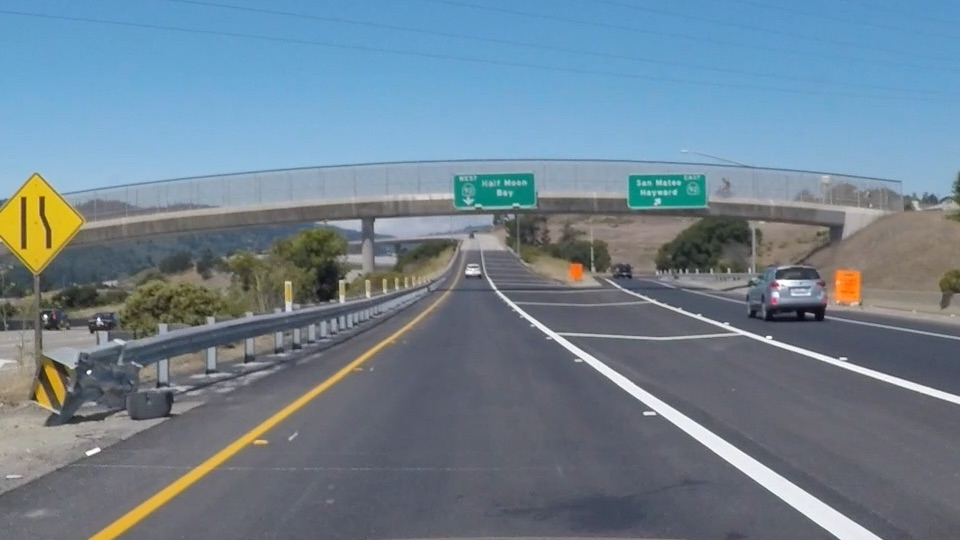
#> input picture test-images/exit-ramp.jpg, 960 x 540 px, found by its file name
$ python fillPoly_example.py
#> lines starting #> are read from the running program, lines starting #| are printed output that depends on the picture; after the words box and inside, x2 and y2 are one past the last pixel; in counts of white or black regions, pixels touching at a corner belong together
#> further down, image is the input picture: shape (540, 960, 3); mean R, G, B 111.3, 130.2, 144.4
import matplotlib.pyplot as plt
import matplotlib.image as mpimg
import numpy as np
import cv2


def region_of_interest(img, vertices):
    """
    Applies an image mask.

    Only keeps the region of the image defined by the polygon
    formed from `vertices`. The rest of the image is set to black.
    """
    # defining a blank mask to start with
    mask = np.zeros_like(img)

    # defining a 3 channel or 1 channel color to fill the mask with depending on the input image
    if len(img.shape) > 2:
        channel_count = img.shape[2]  # i.e. 3 or 4 depending on your image
#> channel_count = 3
        ignore_mask_color = (255,) * channel_count
#> ignore_mask_color = (255, 255, 255)
    else:
        ignore_mask_color = 255

    # filling pixels inside the polygon defined by "vertices" with the fill color
    cv2.fillPoly(mask, vertices, ignore_mask_color)
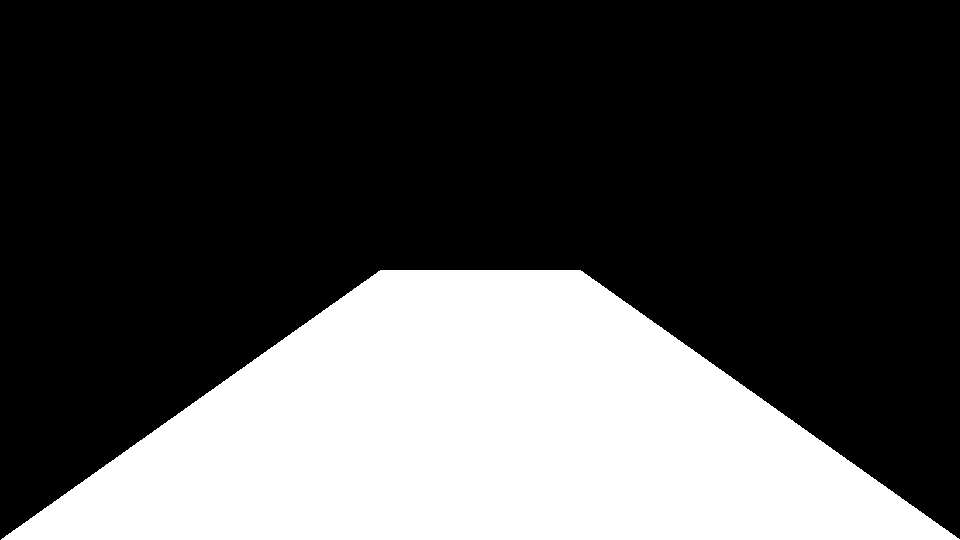
#> mask: shape (540, 960, 3); 30.2% white; 1 white region, box (x1, y1, x2, y2) and area: (1, 270, 960, 540) 156710

    # returning the image only where mask pixels are nonzero
    masked_image = cv2.bitwise_and(img, mask)
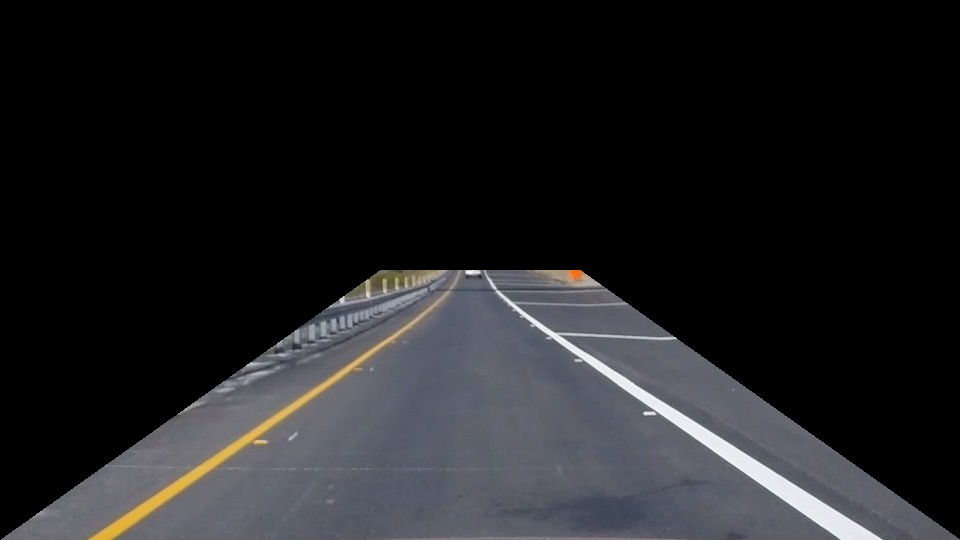
#> masked_image: shape (540, 960, 3); mean R, G, B 31.9, 32.1, 34.3
    return masked_image

# Read in the image
image = mpimg.imread('/home/prabhat/Downloads/pycharm-community-2017.3.1/bin/exit-ramp.jpg')
# Display the image
plt.imshow(image)
plt.show()

# Specify the region of interest
left_bottom = [0, 540]
right_bottom = [960, 540]
left_top = [380, 270]
right_top = [580,270]
points = np.array([left_bottom, right_bottom, right_top, left_top])

new_image = region_of_interest(image, [points])
# Display the image
plt.imshow(new_image)
plt.show()

$ run again, with test-images/solidWhiteCurve.jpg copied over test-images/exit-ramp.jpg
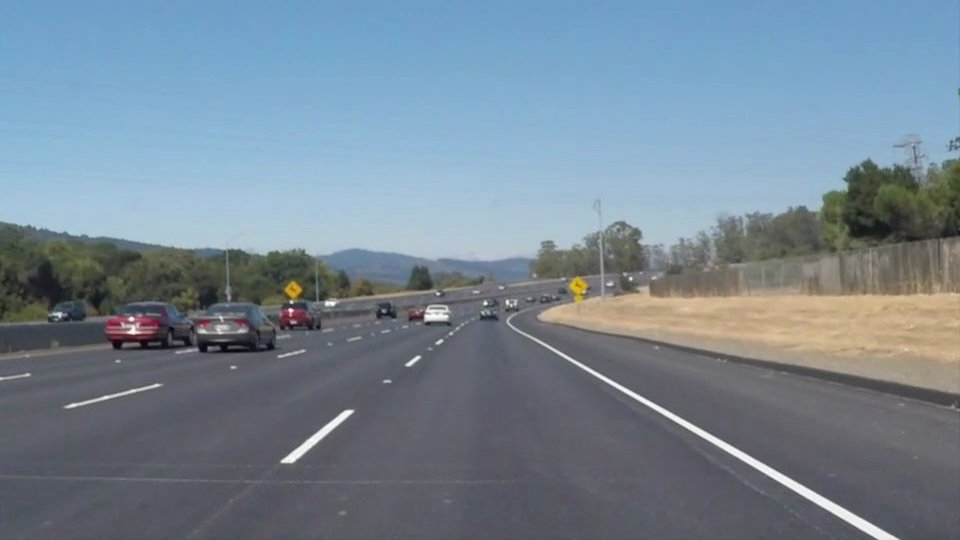
#> input picture test-images/solidWhiteCurve.jpg, 960 x 540 px, found by its file name
#> image is the input picture: shape (540, 960, 3); mean R, G, B 118.5, 134.5, 148.1
#> mask: shape (540, 960, 3); 30.2% white; 1 white region, box (x1, y1, x2, y2) and area: (1, 270, 960, 540) 156710
#> in region_of_interest, `masked_image = cv2.bitwise_and(img, mask)`:
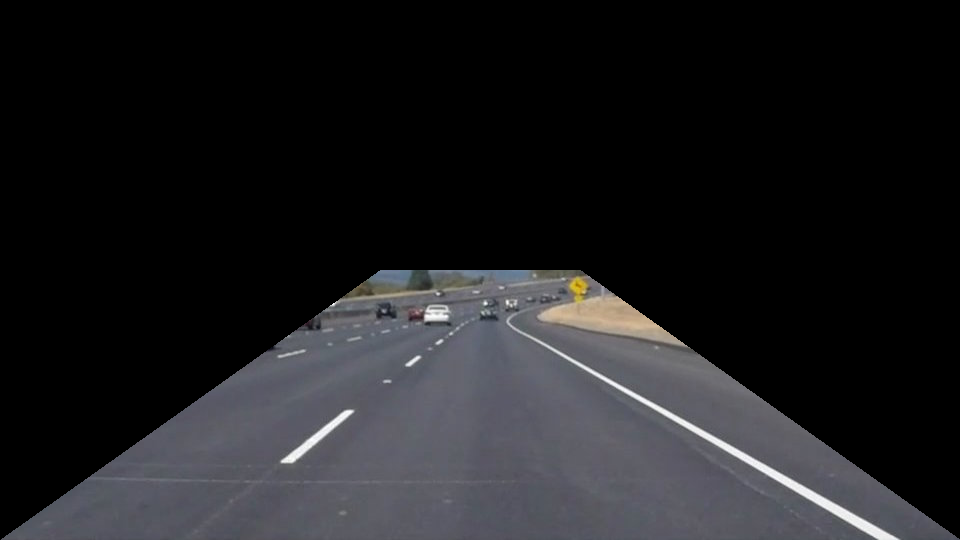
#> masked_image: shape (540, 960, 3); mean R, G, B 29.9, 29.9, 32.3

$ run again, with test-images/solidWhiteRight.jpg copied over test-images/exit-ramp.jpg
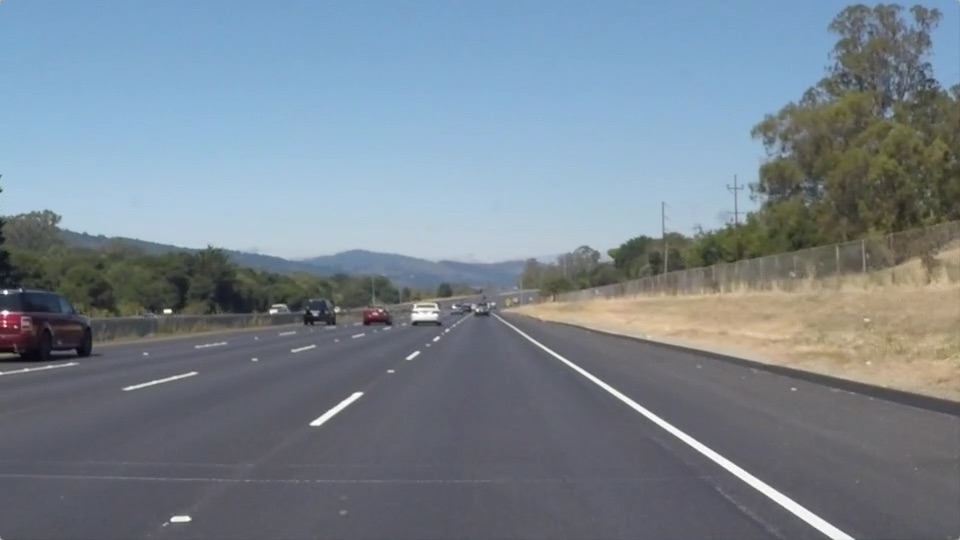
#> input picture test-images/solidWhiteRight.jpg, 960 x 540 px, found by its file name
#> image is the input picture: shape (540, 960, 3); mean R, G, B 120.3, 132.6, 143.7
#> mask: shape (540, 960, 3); 30.2% white; 1 white region, box (x1, y1, x2, y2) and area: (1, 270, 960, 540) 156710
#> in region_of_interest, `masked_image = cv2.bitwise_and(img, mask)`:
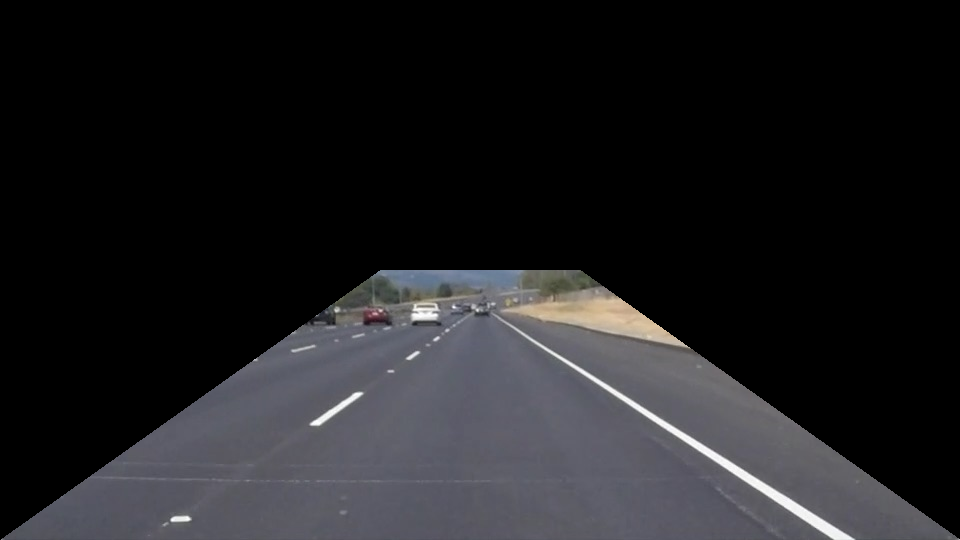
#> masked_image: shape (540, 960, 3); mean R, G, B 30.5, 30.4, 32.7

$ run again, with test-images/solidYellowCurve.jpg copied over test-images/exit-ramp.jpg
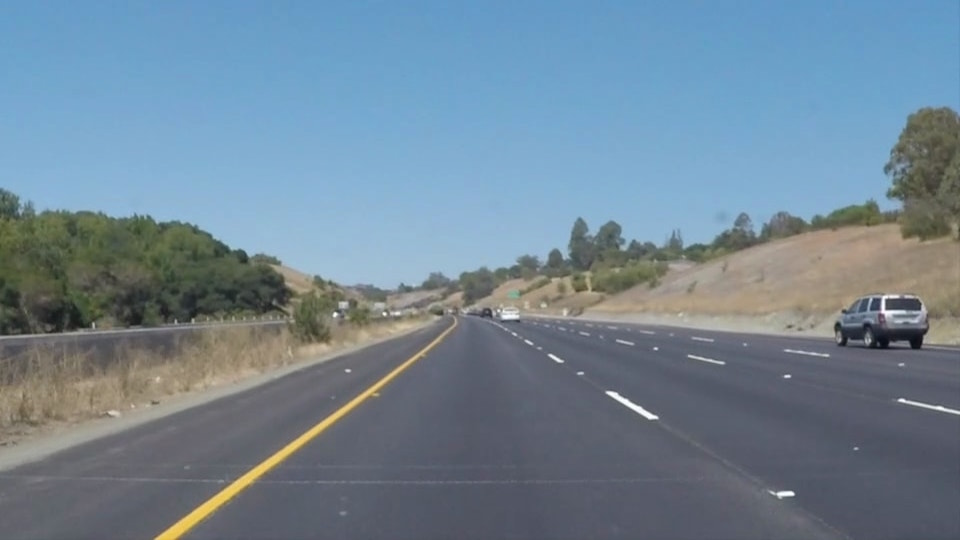
#> input picture test-images/solidYellowCurve.jpg, 960 x 540 px, found by its file name
#> image is the input picture: shape (540, 960, 3); mean R, G, B 113, 133.4, 149
#> mask: shape (540, 960, 3); 30.2% white; 1 white region, box (x1, y1, x2, y2) and area: (1, 270, 960, 540) 156710
#> in region_of_interest, `masked_image = cv2.bitwise_and(img, mask)`:
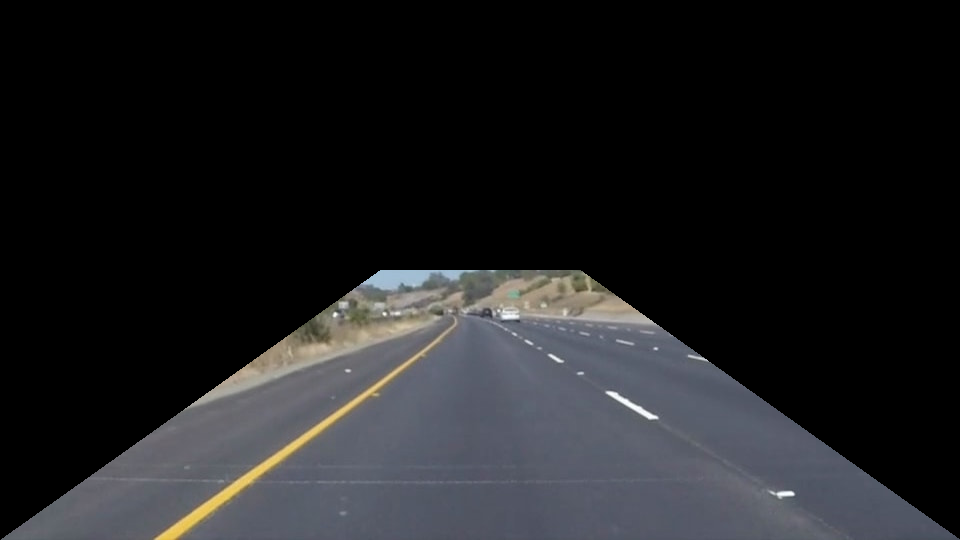
#> masked_image: shape (540, 960, 3); mean R, G, B 30.9, 31.4, 33.5
